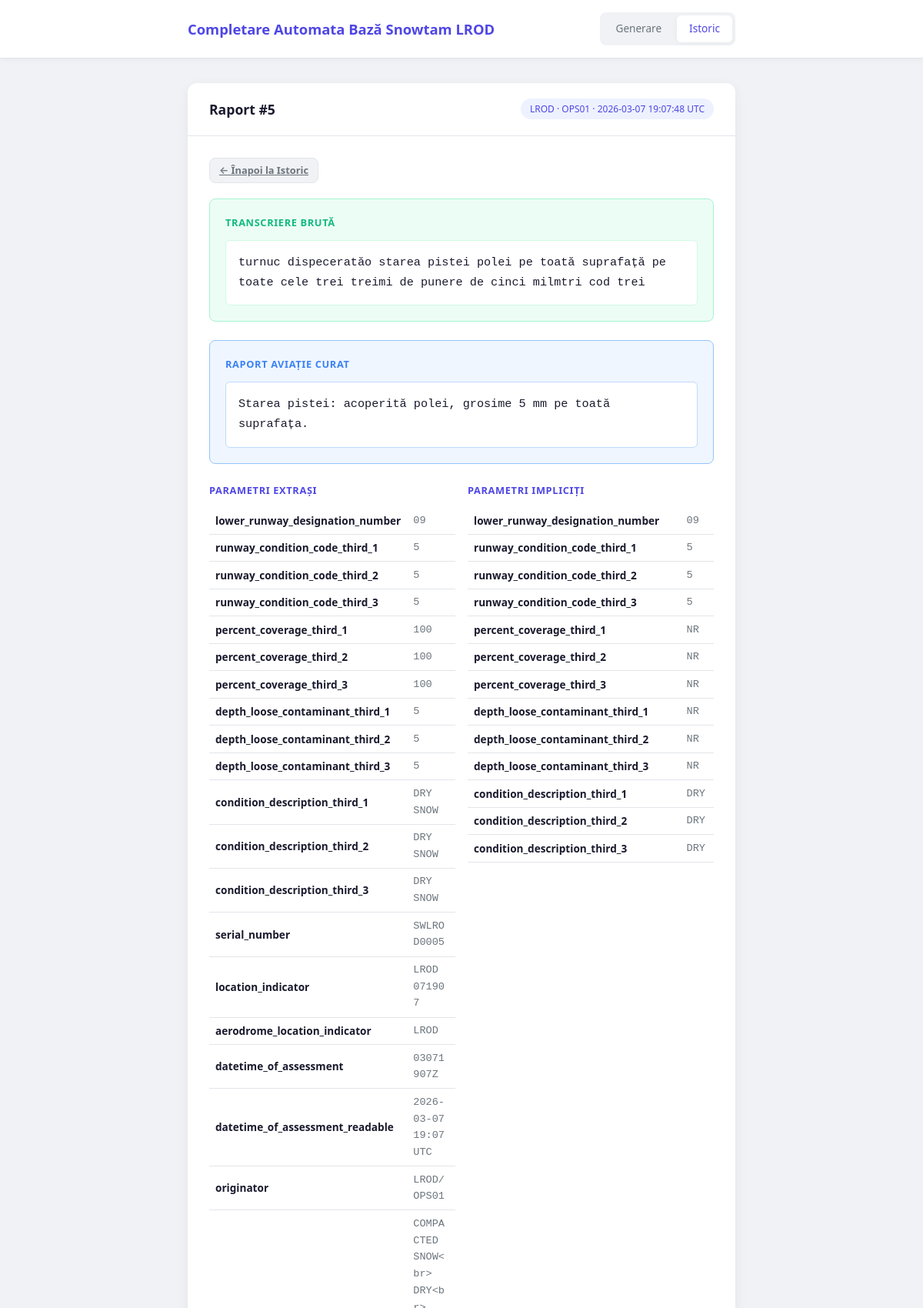
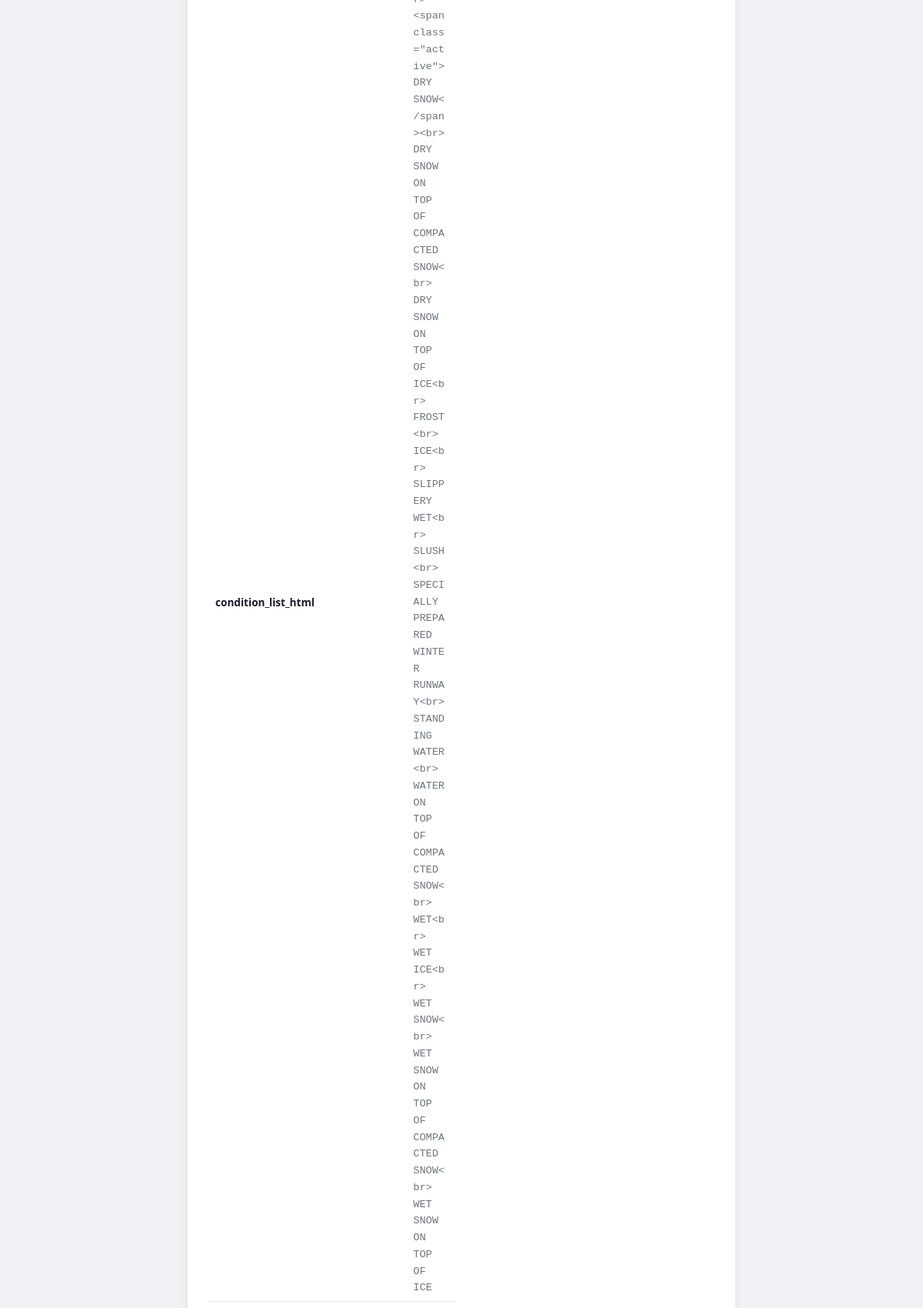
The app's page /history/5 (upper part) with its own data (2 pictures, top to bottom).
### tables this page shows
CREATE TABLE generations (
            id INTEGER PRIMARY KEY AUTOINCREMENT,
            created_at TEXT NOT NULL,
            airport_code TEXT NOT NULL,
            operator_code TEXT NOT NULL,
            speech_text TEXT,
            curated_text TEXT,
            default_parameters TEXT NOT NULL,
            extracted_parameters TEXT NOT NULL,
            generated_html TEXT NOT NULL
        );

### app/routers/web.py (the view)
@router.get("/history/{generation_id}", response_class=HTMLResponse)
async def history_detail(request: Request, generation_id: int):
    gen = get_generation(generation_id)
    if gen is None:
        raise HTTPException(status_code=404, detail="Raportul nu a fost găsit")
    return templates.TemplateResponse(
        "history_detail.html", {"request": request, "gen": gen}
    )

### app/templates/history_detail.html (shortened to what this page needs)
{% extends "base.html" %}
{% block content %}
<section class="section active">
    <div class="card">
        <div class="card-header">
            <h2>Raport #{{ gen.id }}</h2>
            <span class="badge">{{ gen.airport_code }} &middot; {{ gen.operator_code }} &middot; {{ gen.created_at[:19].replace('T', ' ') }} UTC</span>
        </div>
        <div class="card-body">
            <a href="/history" class="btn btn-sm">&larr; Înapoi la Istoric</a>
            {% if gen.speech_text %}
            <div class="result" style="margin-top: 1.25rem;">
                <h3>Transcriere Brută</h3>
                <div class="result-text">{{ gen.speech_text }}</div>
            </div>
            {% endif %}
            {% if gen.curated_text %}
            <div class="result result-curated">
                <h3>Raport Aviație Curat</h3>
                <div class="result-text">{{ gen.curated_text }}</div>
            </div>
            {% endif %}
            <div class="detail-params">
                <div class="params-section">
                    <h3>Parametri Extrași</h3>
                    <table class="params-table">
                        {% for key, value in gen.extracted_parameters.items() %}
                        <tr>
                            <td class="param-key">{{ key }}</td>
                            <td class="param-value">{{ value }}</td>
                        </tr>
                        {% endfor %}
                    </table>
                </div>
                <div class="params-section">
                    <h3>Parametri Impliciți</h3>
                    <table class="params-table">
                        {% for key, value in gen.default_parameters.items() %}
                        <tr>
                            <td class="param-key">{{ key }}</td>
                            <td class="param-value">{{ value }}</td>
                        </tr>
                        {% endfor %}
                    </table>
                </div>
            </div>
        </div>
    </div>
</section>
{% endblock %}

### static/css/style.css (style rules this page uses)
*, *::before, *::after { margin: 0; padding: 0; box-sizing: border-box; }
:root { --bg: #f0f2f5; --surface: #ffffff; --border: #e2e5ea; --text: #1a1a2e; --text-muted: #6c757d; --primary: #4f46e5; --primary-hover: #4338ca; --primary-light: #eef2ff; --danger: #ef4444; --danger-bg: #fef2f2; --success: #10b981; --success-bg: #ecfdf5; --radius: 12px; --radius-sm: 8px; --shadow: 0 4px 16px rgba(0, 0, 0, 0.06); --shadow-sm: 0 2px 8px rgba(0, 0, 0, 0.04); --font: 'Segoe UI', system-ui, -apple-system, sans-serif; --mono: 'SF Mono', 'Fira Code', 'Cascadia Code', monospace; --transition: 0.2s ease; }
body { font-family: var(--font); background: var(--bg); color: var(--text); line-height: 1.6; min-height: 100vh; }
.section { display: none; }
.section.active { display: block; animation: fadeIn 0.3s ease; }
.card { background: var(--surface); border-radius: var(--radius); box-shadow: var(--shadow); overflow: hidden; }
.card-header { padding: 1.25rem 1.75rem; border-bottom: 1px solid var(--border); display: flex; align-items: center; justify-content: space-between; }
.card-header h2 { font-size: 1.1rem; font-weight: 600; }
.badge { font-size: 0.75rem; font-weight: 500; color: var(--primary); background: var(--primary-light); padding: 0.25rem 0.75rem; border-radius: 999px; }
.card-body { padding: 1.75rem; }
.btn { display: inline-flex; align-items: center; justify-content: center; padding: 0.6rem 1.25rem; border: none; border-radius: var(--radius-sm); font-size: 0.9rem; font-weight: 600; cursor: pointer; transition: all var(--transition); font-family: var(--font); }
.btn-sm { padding: 0.35rem 0.75rem; font-size: 0.8rem; background: var(--bg); color: var(--text-muted); border: 1px solid var(--border); }
.result { margin-top: 1.5rem; padding: 1.25rem; background: var(--success-bg); border-radius: var(--radius-sm); border: 1px solid #a7f3d0; }
.result h3 { font-size: 0.8rem; text-transform: uppercase; letter-spacing: 0.05em; color: var(--success); margin-bottom: 0.75rem; }
.result-text { font-family: var(--mono); font-size: 0.95rem; line-height: 1.7; white-space: pre-wrap; word-wrap: break-word; color: var(--text); background: var(--surface); padding: 1rem; border-radius: 6px; border: 1px solid #d1fae5; }
.result-curated { background: #eff6ff; border-color: #93c5fd; }
.result-curated h3 { color: #3b82f6; }
.result-curated .result-text { border-color: #bfdbfe; }
.detail-params { display: grid; grid-template-columns: 1fr 1fr; gap: 1rem; margin-top: 1.5rem; }
.params-section h3 { font-size: 0.8rem; text-transform: uppercase; letter-spacing: 0.05em; color: var(--primary); margin-bottom: 0.75rem; }
.params-table { width: 100%; border-collapse: collapse; font-size: 0.85rem; }
.params-table tr { border-bottom: 1px solid var(--border); }
.params-table td { padding: 0.4rem 0.5rem; }
.param-key { font-weight: 600; color: var(--text); white-space: nowrap; }
.param-value { color: var(--text-muted); font-family: var(--mono); word-break: break-word; }

### records on screen
generations: id "5", airport_code "LROD", operator_code "OPS01", created_at "2026-03-07 19:07:48", speech_text "turnuc dispeceratăo starea pistei polei pe toată suprafață pe toate cele trei treimi de punere de cinci milmtri cod trei", curated_text "Starea pistei: acoperită polei, grosime 5 mm pe toată suprafața."

### other values on screen
{{ key }} "lower_runway_designation_number" "runway_condition_code_third_1" "runway_condition_code_third_2" "runway_condition_code_third_3" "percent_coverage_third_1" "percent_coverage_third_2" "percent_coverage_third_3" "depth_loose_contaminant_third_1" "depth_loose_contaminant_third_2" "depth_loose_contaminant_third_3" "condition_description_third_1" "condition_description_third_2" "condition_description_third_3" "serial_number" "location_indicator" "aerodrome_location_indicator" "datetime_of_assessment" "datetime_of_assessment_readable" "originator" "condition_list_html"
{{ value }} "09" "5" "5" "5" "100" "100" "100" "5" "5" "5" "DRY SNOW" "DRY SNOW" "DRY SNOW" "SWLROD0005" "LROD 071907" "LROD" "03071907Z" "2026-03-07 19:07 UTC" "LROD/OPS01"
{{ key }} "lower_runway_designation_number" "runway_condition_code_third_1" "runway_condition_code_third_2" "runway_condition_code_third_3" "percent_coverage_third_1" "percent_coverage_third_2" "percent_coverage_third_3" "depth_loose_contaminant_third_1" "depth_loose_contaminant_third_2" "depth_loose_contaminant_third_3" "condition_description_third_1" "condition_description_third_2" "condition_description_third_3"
{{ value }} "09" "5" "5" "5" "NR" "NR" "NR" "NR" "NR" "NR" "DRY" "DRY" "DRY"
